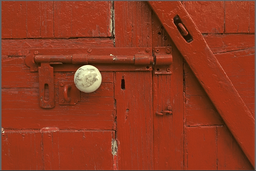
#> input picture sample_images/kodim02.png, 256 x 171 px, shrunk from 768 x 512 before the run
$ python blur_samples.py
#> lines starting #> are read from the running program, lines starting #| are printed output that depends on the picture
import numpy as np
from scipy.sparse import kron
from scipy.stats import norm
import scipy.linalg as la
import cv2
import os

from params import *

std_devs = [1.0, 2.0, 4.0]
snrs = [5.0, 10.0, 15.0]

kodim02 = cv2.imread('sample_images/kodim02.png', cv2.IMREAD_GRAYSCALE)
#> kodim02: shape (171, 256); min 11, max 250, mean 78.9
# kodim08 = cv2.imread('sample_images/kodim08.png', cv2.IMREAD_GRAYSCALE)
print("IM READ")


if rescale_image:
    divisor = 1/image_scale
    kodim02 = cv2.resize(kodim02, dsize = ( int(kodim02.shape[1]//divisor), int(kodim02.shape[0]//divisor) ) )
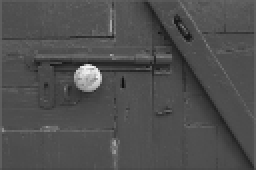
#> kodim02: shape (85, 128) (shown 2 times larger); min 15, max 246, mean 78.8
    # kodim08 = cv2.resize(kodim08, dsize = ( int(kodim08.shape[1]//divisor), int(kodim08.shape[0]//divisor) ) )
    # print("IM SCALE")

print("RESCALED")

shape = kodim02.shape[0]
#> shape = 85
if force_square:
    kodim02 = kodim02[:, 0:shape]
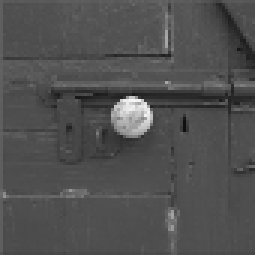
#> kodim02: shape (85, 85) (shown 3 times larger); min 15, max 246, mean 80.3
    # kodim08 = kodim08[:, kodim08.shape[1]-shape:]
    # print("IM SQUARE")

print("RESHAPED")

calibrator = np.zeros((shape, shape), dtype=np.uint8)
calibrator[shape//2:, shape//2:] = 255
calibrator[:shape//2, :shape//2] = 255
#print("CALIBRATOR INIT")

print("CALIBRATOR GENERATED")

kodim02 = kodim02.reshape((-1,1), order='F')
#> kodim02 = 7225 values, max 246 at index 3773, min 15 at index 5225, mean 80.32
# kodim08 = kodim08.reshape((-1,1), order='F')
calibrator = calibrator.reshape((-1,1), order='F')
# print("RESHAPING")

print("VECTORS CREATED")

for stddev in std_devs:
    x = np.linspace(0, shape, shape)
    psf = norm.pdf(x, loc=0, scale=stddev)
    psf /= np.sum(psf) * 2
    A = la.toeplitz(psf).astype(np.float32)
    print("1D KERNEL CREATED")
    A = kron(A,A).astype(np.float32)
    print("2D KERNEL CREATED")
    #print("BLURRING MATRIX INIT")

    b_kodim02 = A @ kodim02
    print("IMAGE BLURRED")
    # print("kodim02 BLUR")
    # b_kodim08 = A @ kodim08
    # print("kodim08 BLUR")
    b_calibrator = A @ calibrator
    print("CALIBRATOR BLURRED")
    # print("calibrator BLUR")

    del A
    del psf
    del x
    print("LARGE MATRIX DELETION")

    b_kodim02 = b_kodim02.reshape((shape,shape), order='F')
    # b_kodim08 = b_kodim08.reshape((shape,shape), order='F')
    b_calibrator = b_calibrator.reshape((shape,shape), order='F')
    # print("SHAPE RESTORATION")


    for nr in snrs:
        noise_scale_1 = np.mean(b_kodim02) / nr
        # noise_scale_2 = np.mean(b_kodim08) / nr
        noise_scale_3 = np.mean(b_calibrator) / nr
        n1_generator = np.random.default_rng(seed=2)
        n2_generator = np.random.default_rng(seed=8)
        n3_generator = np.random.default_rng(seed=42)

        noise1 = n1_generator.normal(loc=0, scale=noise_scale_1, size=(shape,shape))
        # noise2 = n2_generator.normal(loc=0, scale=noise_scale_2, size=(shape,shape))
        noise3 = n3_generator.normal(loc=0, scale=noise_scale_3, size=(shape,shape))

        p_kodim02 = b_kodim02 + noise1
        # p_kodim08 = b_kodim08 + noise2
        p_calibrator = b_calibrator + noise3

        p_kodim02[p_kodim02 < 0] = 0
        # p_kodim08[p_kodim08 < 0] = 0
        p_calibrator[p_calibrator < 0] = 0

        p_kodim02[p_kodim02 > 255] = 255
        # p_kodim08[p_kodim08 > 255] = 255
        p_calibrator[p_calibrator > 255] = 255

        p_kodim02 = p_kodim02.astype(np.uint8)
        # p_kodim08 = p_kodim08.astype(np.uint8)
        p_calibrator = p_calibrator.astype(np.uint8)

        try:
            os.mkdir(f"prepared_images/blur_{stddev}")
        except FileExistsError:
            pass

        try:
            os.mkdir(f"prepared_images/blur_{stddev}/{nr}")
        except FileExistsError:
            pass

        cv2.imwrite(f"prepared_images/blur_{stddev}/{nr}/kodim02.png", p_kodim02[14:114, 14:114])
        # cv2.imwrite(f"prepared_images/blur_{stddev}/{nr}/kodim08.png", p_kodim08[14:114, 14:114])
        cv2.imwrite(f"prepared_images/blur_{stddev}/{nr}/calibrator.png", p_calibrator[14:114, 14:114])
#> this loop made 3 passes
#> pass 1, `b_kodim02 = b_kodim02.reshape((shape,shape), order='F')`:
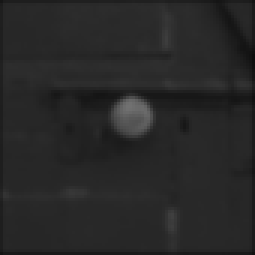
#> b_kodim02: shape (85, 85) float32 (shown 3 times larger); min 13.9, max 113.8, mean 40.1
#> pass 1, `cv2.imwrite(f"prepared_images/blur_{stddev}/{nr}/kodim02.png", p_kodim..`:
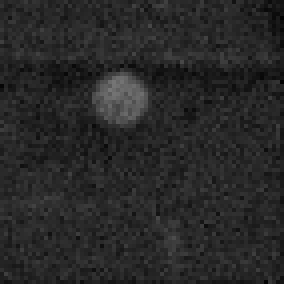
#> saved as kodim02.png: shape (71, 71) (shown 4 times larger); min 0, max 119, mean 39.9
#> pass 1, `cv2.imwrite(f"prepared_images/blur_{stddev}/{nr}/calibrator.png", p_ca..`:
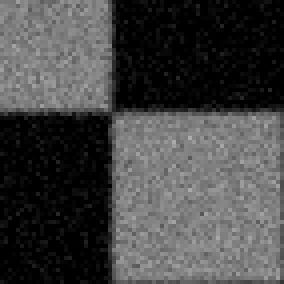
#> saved as calibrator.png: shape (71, 71) (shown 4 times larger); min 0, max 173, mean 68.6
#> after the loop:
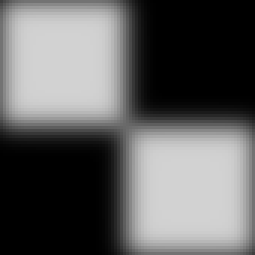
#> b_calibrator: shape (85, 85) float32 (shown 3 times larger); min 4.08e-24, max 210.4, mean 97.6
#> after the loop:
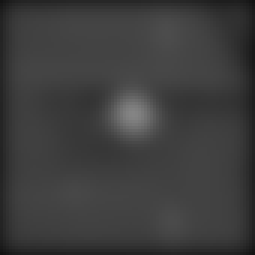
#> b_kodim02: shape (85, 85) float32 (shown 3 times larger); min 19.13, max 132.3, mean 61.5
